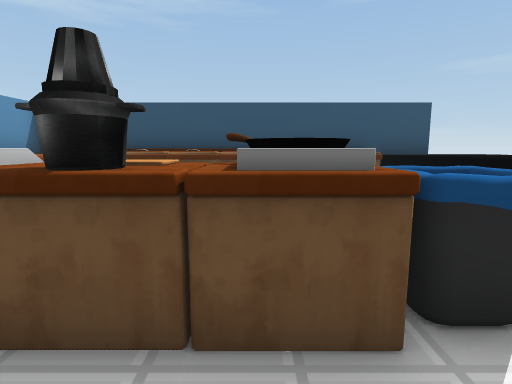
View 1 (above)

13 first-person views from a walk through a 3-D level made in the Unity game engine. The camera is 1.4 m above the floor, tilts 8° down and sees 80° across. The floor is counted in squares, 1 m on a side. Each view is taken from the middle of a square. On the plan, view 1 faces up. The plan holds only what a view shows up to about 14 squares ahead; the rest is blank. The place goes on beyond the plan. The player is left out.

View 2
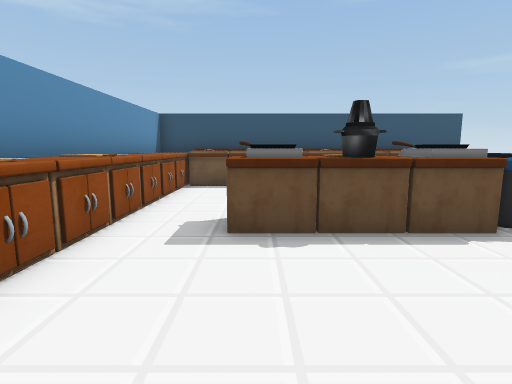

View 3
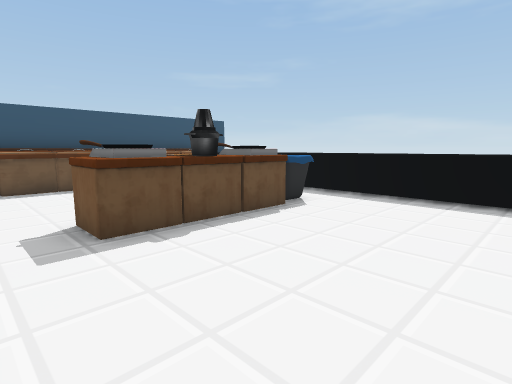

View 4
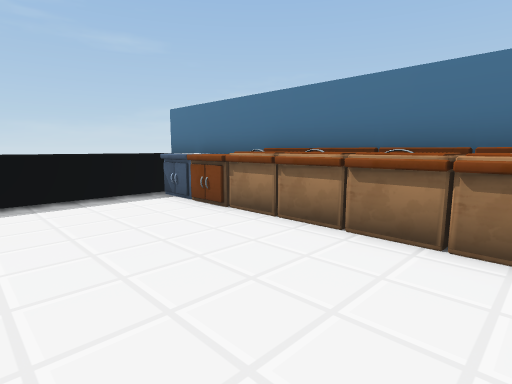

View 5
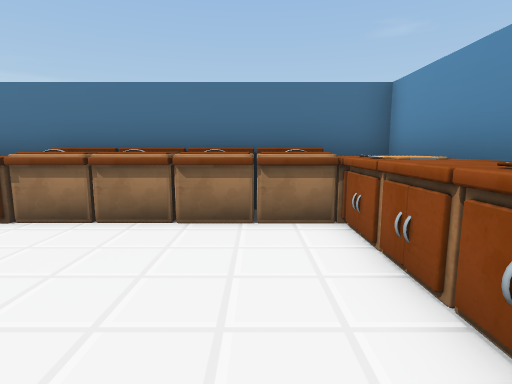

View 6
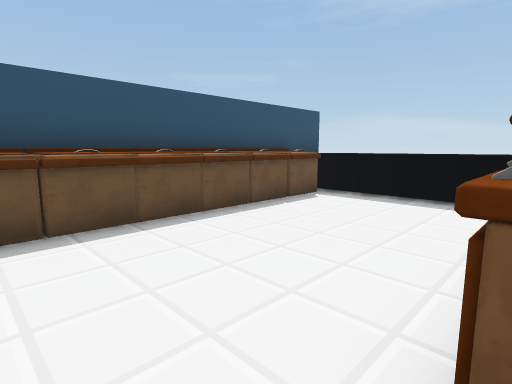

View 7
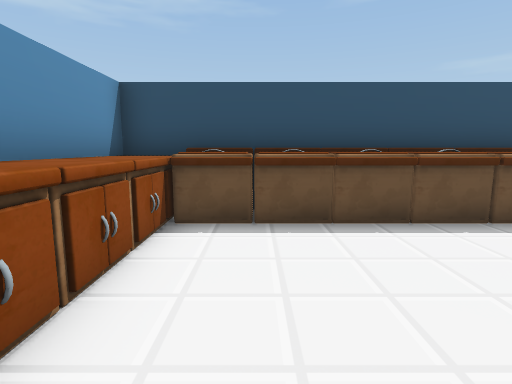

View 8
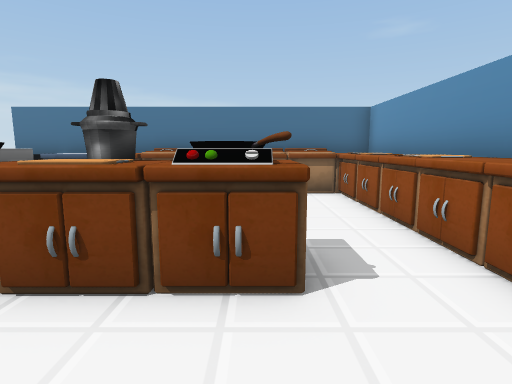

View 9
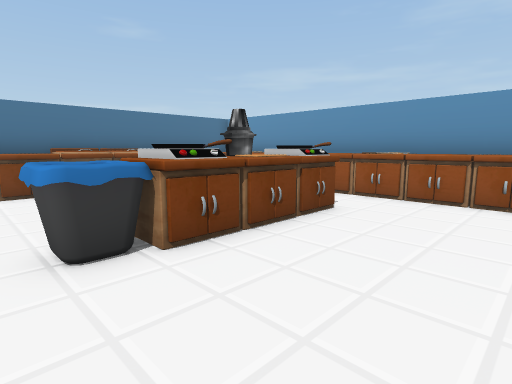

View 10
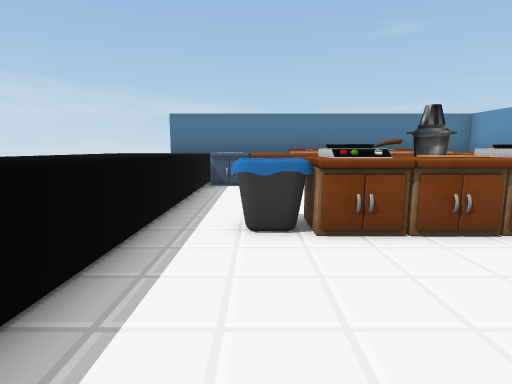

View 11
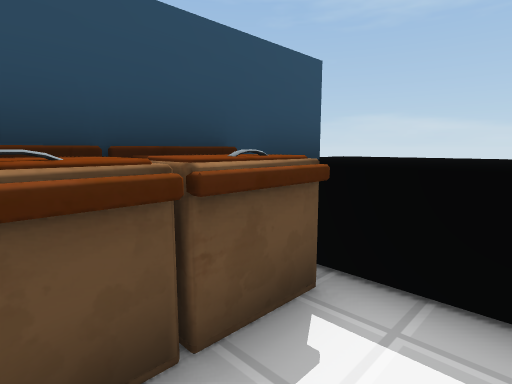

View 12
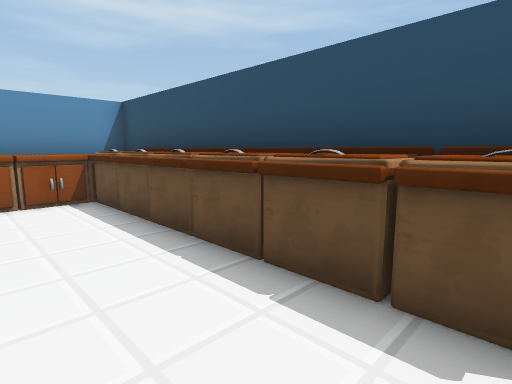

View 13
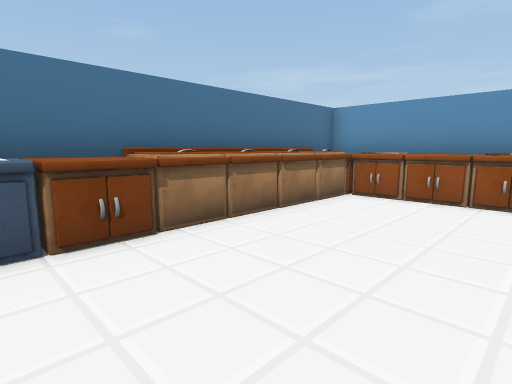

### Floor plan
Key: @ floor where view 1 was taken; # wall or solid block; . floor; ^ raised ledge; C counter; O other object.
Columns run from 7 left of view 1 to 6 right of it. Each row starts with its distance up from view 1.
 10 ##O#########^^
  9 CCOOO^^^^^^^^^
  8 CC.........^^^
  7 #C.........^^^
  6 CC.........^^
  5 CC.........^
  4 #C.........^^
  3 CC..OO^OOO.^^^
  2 CC..O#OOOO.^^^
  1 #C.........^^^
  0 CC.....@...^^^
 -1 CC.........^^^
 -2 #C.........^^
 -3 CC.........^^^
 -4 CC^^^OOOCCCC^
 -5 #######O##C#^^

Positions as (right, up) in squares from view 1, and headings:
1: (0, 0), facing up
2: (-3, -3), facing up
3: (-5, -3), facing up-right
4: (-5, 1), facing down-right
5: (-4, 2), facing down
6: (-5, 3), facing up-right
7: (-4, 3), facing up
8: (-3, 6), facing down
9: (3, 7), facing down-left
10: (2, 8), facing down
11: (1, 7), facing up-right
12: (3, 6), facing up-left
13: (3, 1), facing down-left
